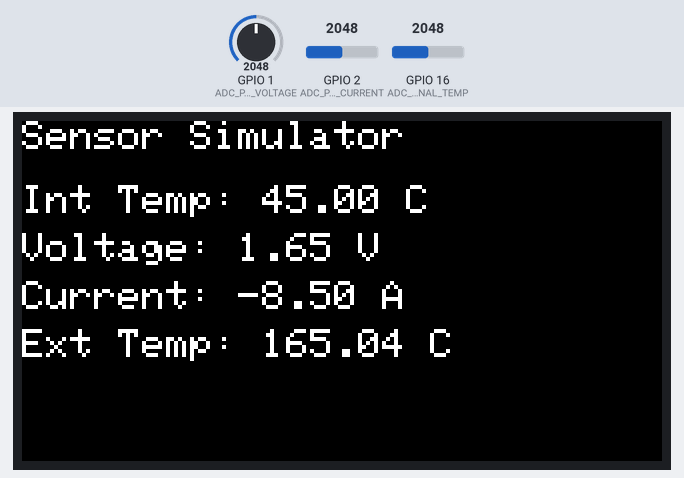
This program was run on a simulated ESP32-S3. On the bench: 320×170 colour display. The inputs (shaded band) are chosen by the test bench; at power-on: GPIO 1 (ADC_PIN_VOLTAGE) = 2048, GPIO 2 (ADC_PIN_CURRENT) = 2048, GPIO 16 (ADC_PIN_EXTERNAL_TEMP) = 2048. What the program prints to the serial monitor is not drawn.

Above: at 2.6 s.
2.7 s: GPIO 1 (ADC_PIN_VOLTAGE) set to 2114
At 4.4 s:
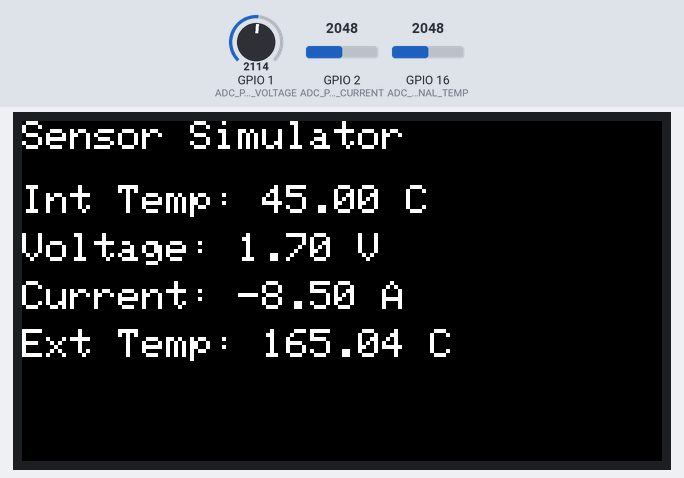
5.6 s: GPIO 2 (ADC_PIN_CURRENT) set to 2866
At 7.1 s:
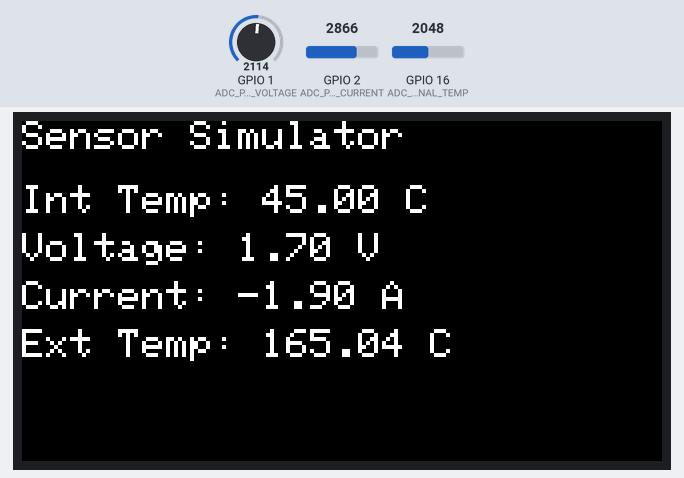
8.5 s: GPIO 16 (ADC_PIN_EXTERNAL_TEMP) set to 2866
At 11.2 s:
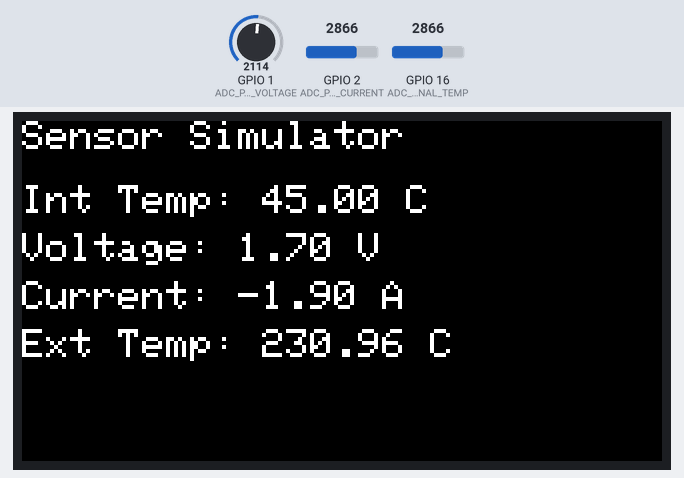
11.5 s: GPIO 1 (ADC_PIN_VOLTAGE) set to 2047
At 12.8 s:
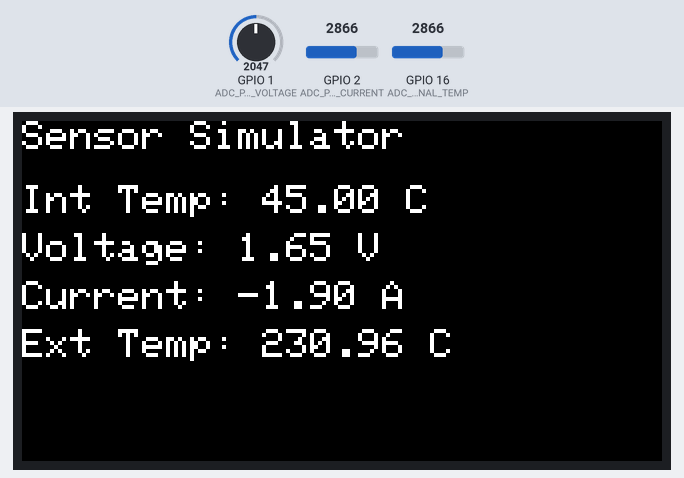
14.4 s: GPIO 2 (ADC_PIN_CURRENT) set to 3603
At 17.1 s:
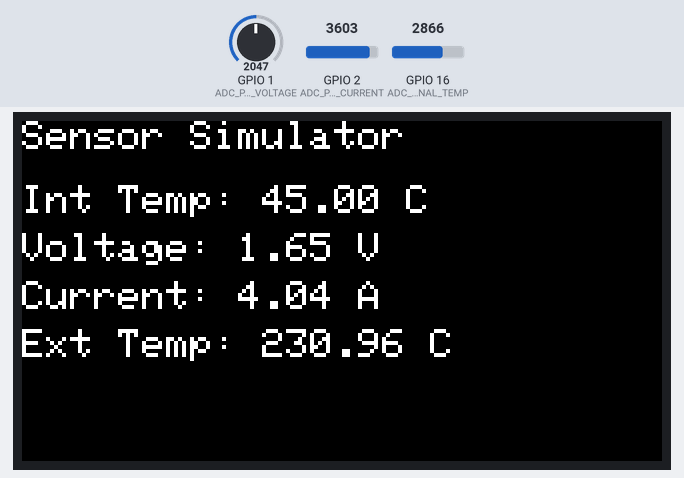
17.5 s: GPIO 16 (ADC_PIN_EXTERNAL_TEMP) set to 3603
At 18.6 s:
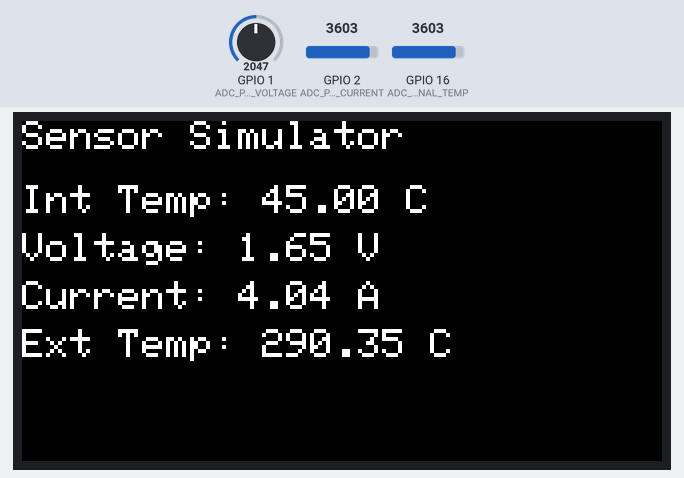
Timing chart, 0 to 20.5 s (numbered marks = the images above; inputs shaded):
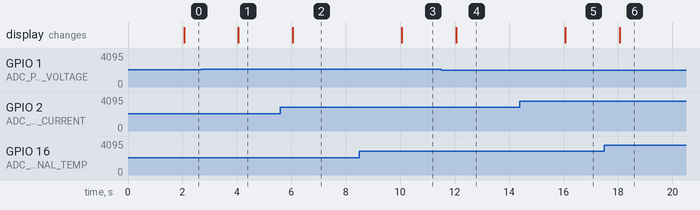

The program:

main.cpp
```cpp
#include <Arduino.h>

#include "app_config.h"
#include "display.h"
#include "protocol.h"
#include "sensors.h"
#include "types.h"

// Main logic
SensorBatch_t batch;
uint32_t last_sample = 0;
uint32_t last_display = 0;

void setup() {
    Serial.begin(115200);
#if USE_DISPLAY
    Display_Init();
#endif
}

void loop() {
    uint32_t now = millis();
    if (now - last_sample >= SAMPLING_INTERVAL_MS) {
        last_sample = now;
        // Read all sensors
        batch.count = 0;
        Sensor_InternalTemp_Read(&batch.sensors[batch.count++]);
        Sensor_Voltage_Read(&batch.sensors[batch.count++]);
        Sensor_Current_Read(&batch.sensors[batch.count++]);
        Sensor_ExternalTemp_Read(&batch.sensors[batch.count++]);
        // Encode and transmit
        uint8_t buffer[256];  // Sufficient size
        size_t length;
        Protocol_Encode(&batch, buffer, &length);
        Serial.write(buffer, length);

#if USE_DISPLAY
        if (now - last_display >= DISPLAY_INTERVAL_MS) {
            last_display = now;
            Display_RenderBatch(&batch);
        }
#endif
        //Serial.printf("Temp: %.2f°C | Voltage: %.2fV | Current: %.2fA | ExtTemp: %.2f°C\n",
        //    batch.sensors[0].value, batch.sensors[1].value,
        //    batch.sensors[2].value, batch.sensors[3].value);
    }
}
```

display.h
```cpp
#pragma once

#include "types.h"

void Display_Init();
void Display_RenderBatch(const SensorBatch_t* batch);
```

protocol.h
```cpp
#pragma once

#include <stddef.h>
#include <stdint.h>

#include "types.h"

bool Protocol_Encode(const SensorBatch_t* batch, uint8_t* buffer, size_t buffer_capacity, size_t* length);
void Protocol_Encode(const SensorBatch_t* batch, uint8_t* buffer, size_t* length);
```

sensors.h
```cpp
#pragma once

#include "types.h"

bool Sensor_InternalTemp_Read(SensorData_t* data);
bool Sensor_Voltage_Read(SensorData_t* data);
bool Sensor_Current_Read(SensorData_t* data);
bool Sensor_ExternalTemp_Read(SensorData_t* data);
```

types.h
```cpp
#pragma once

#include <stdint.h>
#include "app_config.h"

// Sensor IDs
enum SensorId : uint8_t {
    SENSOR_INTERNAL_TEMP = 0,
    SENSOR_VOLTAGE = 1,
    SENSOR_CURRENT = 2,
    SENSOR_EXTERNAL_TEMP = 3,
};

// Unit IDs
enum UnitId : uint8_t {
    UNIT_CELSIUS = 0,
    UNIT_VOLT = 1,
    UNIT_AMP = 2,
};

typedef struct
{
    uint8_t sensor_id;
    uint32_t timestamp;
    uint8_t unit_id;
    float value;
} SensorData_t;

typedef struct
{
    uint8_t count;
    SensorData_t sensors[MAX_SENSORS];
} SensorBatch_t;
```

display.cpp
```cpp
#include <Arduino.h>
#include <TFT_eSPI.h>

#include "display.h"
#include "app_config.h"
#include "types.h"

#if USE_DISPLAY

// LilyGO T-Display S3 (LCD power + backlight enable)
static constexpr uint8_t PIN_POWER_ON = 15;
static constexpr uint8_t PIN_LCD_BL = 38;

static TFT_eSPI tft;

void Display_Init() {
    pinMode(PIN_POWER_ON, OUTPUT);
    digitalWrite(PIN_POWER_ON, HIGH);

    pinMode(PIN_LCD_BL, OUTPUT);
    digitalWrite(PIN_LCD_BL, HIGH);

    tft.init();
    tft.setRotation(1); // landscape
    tft.fillScreen(TFT_BLACK);
    tft.setTextColor(TFT_WHITE, TFT_BLACK);
    tft.setTextSize(2);
    tft.setCursor(0, 0);
    tft.println("Sensor Simulator");
}

void Display_RenderBatch(const SensorBatch_t* batch) {
    const int line_h = 24;

    auto printLine = [&](int y, const char* label, float value, const char* unit) {
        tft.fillRect(0, y, tft.width(), line_h, TFT_BLACK);
        tft.setCursor(0, y);
        tft.print(label);
        tft.print(": ");
        tft.print(value, 2);
        tft.print(" ");
        tft.print(unit);
    };

    for (uint8_t i = 0; i < batch->count; i++) {
        const SensorData_t* s = &batch->sensors[i];
        switch (s->sensor_id) {
            case SENSOR_INTERNAL_TEMP:  printLine(32,  "Int Temp", s->value, "C"); break;
            case SENSOR_VOLTAGE:        printLine(56,  "Voltage",  s->value, "V"); break;
            case SENSOR_CURRENT:        printLine(80,  "Current",  s->value, "A"); break;
            case SENSOR_EXTERNAL_TEMP:  printLine(104, "Ext Temp", s->value, "C"); break;
            default: break;
        }
    }
}

#else

void Display_Init() {}
void Display_RenderBatch(const SensorBatch_t*) {}

#endif
```

protocol.cpp
```cpp
#include <stdint.h>
#include <stddef.h>
#include <string.h>

#include "protocol.h"
#include "app_config.h"

bool Protocol_Encode(const SensorBatch_t* batch, uint8_t* buffer, size_t buffer_capacity, size_t* length) {
    if (length != nullptr) {
        *length = 0;
    }

    if (batch == nullptr || buffer == nullptr || length == nullptr) {
        return false;
    }

    if (batch->count > MAX_SENSORS) {
        return false;
    }

    const size_t required_length = 4U + (static_cast<size_t>(batch->count) * 10U);
    if (buffer_capacity < required_length) {
        return false;
    }

    size_t pos = 0;
    buffer[pos++] = START_BYTE;
    buffer[pos++] = batch->count;
    uint8_t checksum = static_cast<uint8_t>(START_BYTE + batch->count);

    for (uint8_t i = 0; i < batch->count; i++) {
        const SensorData_t* sensor = &batch->sensors[i];
        buffer[pos++] = sensor->sensor_id;
        checksum = static_cast<uint8_t>(checksum + sensor->sensor_id);

        // Timestamp as 4 bytes little endian
        buffer[pos++] = (sensor->timestamp >> 0) & 0xFF;
        buffer[pos++] = (sensor->timestamp >> 8) & 0xFF;
        buffer[pos++] = (sensor->timestamp >> 16) & 0xFF;
        buffer[pos++] = (sensor->timestamp >> 24) & 0xFF;
        checksum = static_cast<uint8_t>(checksum + ((sensor->timestamp >> 0) & 0xFF));
        checksum = static_cast<uint8_t>(checksum + ((sensor->timestamp >> 8) & 0xFF));
        checksum = static_cast<uint8_t>(checksum + ((sensor->timestamp >> 16) & 0xFF));
        checksum = static_cast<uint8_t>(checksum + ((sensor->timestamp >> 24) & 0xFF));

        buffer[pos++] = sensor->unit_id;
        checksum = static_cast<uint8_t>(checksum + sensor->unit_id);

        // Value as 4 bytes float little endian
        uint32_t value_bits = 0;
        static_assert(sizeof(value_bits) == sizeof(sensor->value), "float must be 32-bit");
        memcpy(&value_bits, &sensor->value, sizeof(value_bits));

        buffer[pos++] = (value_bits >> 0) & 0xFF;
        buffer[pos++] = (value_bits >> 8) & 0xFF;
        buffer[pos++] = (value_bits >> 16) & 0xFF;
        buffer[pos++] = (value_bits >> 24) & 0xFF;
        checksum = static_cast<uint8_t>(checksum + ((value_bits >> 0) & 0xFF));
        checksum = static_cast<uint8_t>(checksum + ((value_bits >> 8) & 0xFF));
        checksum = static_cast<uint8_t>(checksum + ((value_bits >> 16) & 0xFF));
        checksum = static_cast<uint8_t>(checksum + ((value_bits >> 24) & 0xFF));
    }

    buffer[pos++] = checksum;
    buffer[pos++] = END_BYTE;
    *length = pos;
    return true;
}

void Protocol_Encode(const SensorBatch_t* batch, uint8_t* buffer, size_t* length) {
    (void)Protocol_Encode(batch, buffer, static_cast<size_t>(-1), length);
}
```

sensors.cpp
```cpp
#ifdef UNIT_TEST
#include "mock_arduino.h" // Include mock for native tests
#else
#include <Arduino.h>      // Original include for ESP32 build
#endif

#include "sensors.h"
#include "hal.h"

bool Sensor_InternalTemp_Read(SensorData_t* data) {
    data->sensor_id = SENSOR_INTERNAL_TEMP;
    data->timestamp = millis();
    data->unit_id = UNIT_CELSIUS;
    data->value = HW_Read_InternalTemp();
    return true;
}

bool Sensor_Voltage_Read(SensorData_t* data) {
    data->sensor_id = SENSOR_VOLTAGE;
    data->timestamp = millis();
    data->unit_id = UNIT_VOLT;
    float raw_voltage = HW_Read_ADC(1);
    data->value = raw_voltage;
    return true;
}

bool Sensor_Current_Read(SensorData_t* data) {
    data->sensor_id = SENSOR_CURRENT;
    data->timestamp = millis();
    data->unit_id = UNIT_AMP;
    float raw_voltage = HW_Read_ADC(2);
    float offset = 2.5f;
    float sensitivity = 0.1f;  // V/A
    data->value = (raw_voltage - offset) / sensitivity;
    return true;
}

bool Sensor_ExternalTemp_Read(SensorData_t* data) {
    data->sensor_id = SENSOR_EXTERNAL_TEMP;
    data->timestamp = millis();
    data->unit_id = UNIT_CELSIUS;
    float raw_voltage = HW_Read_ADC(3);
    data->value = raw_voltage * 100.0f;
    return true;
}
```

app_config.h
```cpp
#pragma once

#include <stdint.h>

// Constants
constexpr uint8_t MAX_SENSORS = 4;
constexpr uint8_t START_BYTE = 0xAA;
constexpr uint8_t END_BYTE = 0x55;

// UI
#ifndef USE_DISPLAY
#define USE_DISPLAY 1
#endif

// Sampling interval (ms) - also the USB transmit rate
// 1 Hz => 1000 ms
constexpr uint32_t SAMPLING_INTERVAL_MS = 2000;

// Display refresh interval (ms)
// Keep in sync with sampling to update UI at 2 seconds as well.
constexpr uint32_t DISPLAY_INTERVAL_MS = 2000;
```

hal.h
```cpp
#pragma once

#include <stdint.h>

float HW_Read_InternalTemp(void);
float HW_Read_ADC(uint8_t channel);
```

hal_board.h
```cpp
#pragma once

#include <stdint.h>

// === GPIO Mapping ===
constexpr uint8_t HAL_GPIO_VOLTAGE = 1;
constexpr uint8_t HAL_GPIO_CURRENT = 2;
constexpr uint8_t HAL_GPIO_EXT_TEMP = 16;

// === I2C (future use) ===
constexpr uint8_t HAL_I2C_SCL = 17;
constexpr uint8_t HAL_I2C_SDA = 18;
```

hal.cpp
```cpp
#include <Arduino.h>
#include <stdint.h>

#include "hal.h"
#include "hal_board.h"

// ADC Pins
static constexpr uint8_t ADC_PIN_VOLTAGE = HAL_GPIO_VOLTAGE;
static constexpr uint8_t ADC_PIN_CURRENT = HAL_GPIO_CURRENT;
static constexpr uint8_t ADC_PIN_EXTERNAL_TEMP = HAL_GPIO_EXT_TEMP;

float HW_Read_InternalTemp(void) {
    return temperatureRead();  // Celsius
}

float HW_Read_ADC(uint8_t channel) {
    int pin;
    switch (channel) {
        case 1: pin = ADC_PIN_VOLTAGE; break;
        case 2: pin = ADC_PIN_CURRENT; break;
        case 3: pin = ADC_PIN_EXTERNAL_TEMP; break;
        default: return 0.0f;
    }
    int raw = analogRead(pin);
    return (raw / 4095.0f) * 3.3f;
}
```

Measured:
- the behaviour switches between 2053 and 2054 on GPIO 1 (ADC_PIN_VOLTAGE) (found by bisection; images 0 and 1)
- after the input at 2.7 s, the display: changes after 1.4 s (image 1)
- after the input at 5.6 s, the display: changes after 0.46 s (image 2)
- after the input at 8.5 s, the display: changes after 1.6 s (image 3)
- after the input at 11.5 s, the display: changes after 0.56 s (image 4)
- after the input at 14.4 s, the display: changes after 1.7 s (image 5)
- after the input at 17.5 s, the display: changes after 0.56 s (image 6)
